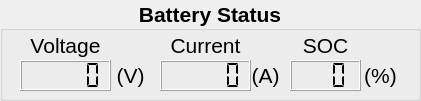
   <widget class="QGroupBox" name="batstat_groupBox">
    <property name="geometry">
     <rect>
      <x>10</x>
      <y>740</y>
      <width>421</width>
      <height>101</height>
     </rect>
    </property>
    <property name="font">
     <font>
      <pointsize>16</pointsize>
      <weight>75</weight>
      <bold>true</bold>
     </font>
    </property>
    <property name="title">
     <string>Battery Status</string>
    </property>
    <property name="alignment">
     <set>Qt::AlignCenter</set>
    </property>
    <widget class="QLCDNumber" name="batvol_lcdNumber">
     <property name="enabled">
      <bool>true</bool>
     </property>
     <property name="geometry">
      <rect>
       <x>20</x>
       <y>60</y>
       <width>91</width>
       <height>31</height>
      </rect>
     </property>
     <property name="font">
      <font>
       <family>Ubuntu</family>
       <pointsize>16</pointsize>
       <weight>75</weight>
       <bold>true</bold>
       <kerning>true</kerning>
      </font>
     </property>
     <property name="frameShape">
      <enum>QFrame::Box</enum>
     </property>
     <property name="lineWidth">
      <number>1</number>
     </property>
     <property name="midLineWidth">
      <number>0</number>
     </property>
     <property name="smallDecimalPoint">
      <bool>false</bool>
     </property>
     <property name="segmentStyle">
      <enum>QLCDNumber::Flat</enum>
     </property>
    </widget>
    <widget class="QLabel" name="batvol_label">
     <property name="geometry">
      <rect>
       <x>20</x>
       <y>30</y>
       <width>91</width>
       <height>31</height>
      </rect>
     </property>
     <property name="font">
      <font>
       <weight>50</weight>
       <bold>false</bold>
      </font>
     </property>
     <property name="text">
      <string>Voltage</string>
     </property>
     <property name="alignment">
      <set>Qt::AlignCenter</set>
     </property>
    </widget>
    <widget class="QLabel" name="batcur_label">
     <property name="geometry">
      <rect>
       <x>160</x>
       <y>30</y>
       <width>91</width>
       <height>31</height>
      </rect>
     </property>
     <property name="font">
      <font>
       <weight>50</weight>
       <bold>false</bold>
      </font>
     </property>
     <property name="text">
      <string>Current</string>
     </property>
     <property name="alignment">
      <set>Qt::AlignCenter</set>
     </property>
    </widget>
    <widget class="QLCDNumber" name="batcur_lcdNumber">
     <property name="enabled">
      <bool>true</bool>
     </property>
     <property name="geometry">
      <rect>
       <x>160</x>
       <y>60</y>
       <width>91</width>
       <height>31</height>
      </rect>
     </property>
     <property name="font">
      <font>
       <family>Ubuntu</family>
       <pointsize>16</pointsize>
       <weight>75</weight>
       <bold>true</bold>
       <kerning>true</kerning>
      </font>
     </property>
     <property name="frameShape">
      <enum>QFrame::Box</enum>
     </property>
     <property name="lineWidth">
      <number>1</number>
     </property>
     <property name="midLineWidth">
      <number>0</number>
     </property>
     <property name="smallDecimalPoint">
      <bool>false</bool>
     </property>
     <property name="segmentStyle">
      <enum>QLCDNumber::Flat</enum>
     </property>
    </widget>
    <widget class="QLabel" name="batsoc_label">
     <property name="geometry">
      <rect>
       <x>290</x>
       <y>30</y>
       <width>71</width>
       <height>31</height>
      </rect>
     </property>
     <property name="font">
      <font>
       <weight>50</weight>
       <bold>false</bold>
      </font>
     </property>
     <property name="text">
      <string>SOC</string>
     </property>
     <property name="alignment">
      <set>Qt::AlignCenter</set>
     </property>
    </widget>
    <widget class="QLCDNumber" name="batsoc_lcdNumber">
     <property name="enabled">
      <bool>true</bool>
     </property>
     <property name="geometry">
      <rect>
       <x>290</x>
       <y>60</y>
       <width>71</width>
       <height>31</height>
      </rect>
     </property>
     <property name="font">
      <font>
       <family>Ubuntu</family>
       <pointsize>16</pointsize>
       <weight>75</weight>
       <bold>true</bold>
       <kerning>true</kerning>
      </font>
     </property>
     <property name="frameShape">
      <enum>QFrame::Box</enum>
     </property>
     <property name="lineWidth">
      <number>1</number>
     </property>
     <property name="midLineWidth">
      <number>0</number>
     </property>
     <property name="smallDecimalPoint">
      <bool>false</bool>
     </property>
     <property name="digitCount">
      <number>3</number>
     </property>
     <property name="segmentStyle">
      <enum>QLCDNumber::Flat</enum>
     </property>
    </widget>
    <widget class="QLabel" name="vol_label">
     <property name="geometry">
      <rect>
       <x>110</x>
       <y>60</y>
       <width>41</width>
       <height>31</height>
      </rect>
     </property>
     <property name="font">
      <font>
       <weight>50</weight>
       <bold>false</bold>
      </font>
     </property>
     <property name="text">
      <string>(V)</string>
     </property>
     <property name="alignment">
      <set>Qt::AlignCenter</set>
     </property>
    </widget>
    <widget class="QLabel" name="vol_label_2">
     <property name="geometry">
      <rect>
       <x>250</x>
       <y>60</y>
       <width>31</width>
       <height>31</height>
      </rect>
     </property>
     <property name="font">
      <font>
       <weight>50</weight>
       <bold>false</bold>
      </font>
     </property>
     <property name="text">
      <string>(A)</string>
     </property>
     <property name="alignment">
      <set>Qt::AlignCenter</set>
     </property>
    </widget>
    <widget class="QLabel" name="perc_label">
     <property name="geometry">
      <rect>
       <x>360</x>
       <y>60</y>
       <width>41</width>
       <height>31</height>
      </rect>
     </property>
     <property name="font">
      <font>
       <weight>50</weight>
       <bold>false</bold>
      </font>
     </property>
     <property name="text">
      <string>(%)</string>
     </property>
     <property name="alignment">
      <set>Qt::AlignCenter</set>
     </property>
    </widget>
   </widget>
